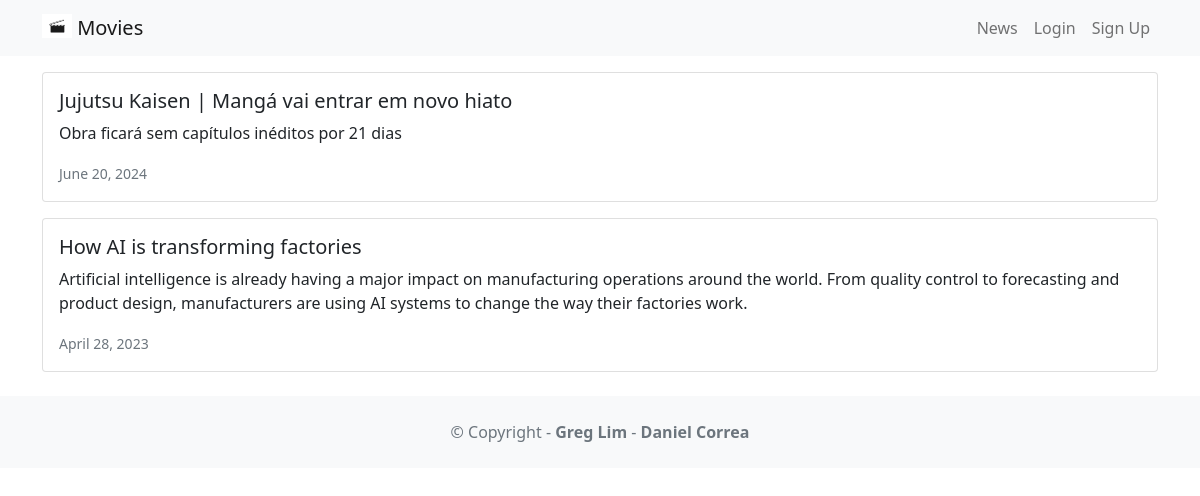
Page /news/ on the committed database.
### news/models.py (models this page shows, shortened)
class News(models.Model):
    headline = models.CharField(max_length=200)
    body = models.TextField()
    date = models.DateField()

### news/views.py (the view)
# urls.py: path('news/', include('news.urls')),
def news(request):
    newss = News.objects.all().order_by('-date')
    return render(request, 'news.html', {'newss':newss})

### news/templates/news.html
{% extends 'base.html' %}
{% block content %}
        {% for news in newss %}
            <div class="card mb-3">
                <div class="row g-0">
                <div>
                    <div class="card-body">
                        <h5 class="card-title">{{ news.headline }}</h5>
                        <p class="card-text">{{ news.body }}</p>
                        <p class="card-text"><small class="text-muted">
                            {{ news.date }}
                        </small></p>
                    </div>
                </div>
            </div>
        </div>
    {% endfor %}
{% endblock content %}

### rows in the picture
News: headline "Jujutsu Kaisen | Mangá vai entrar em novo hiato", body "Obra ficará sem capítulos inéditos por 21 dias", date "June 20, 2024"
News: headline "How AI is transforming factories", body "Artificial intelligence is already having a major impact on manufacturing operations around the world. From quality control to forecasting and product design, manufacturers are using AI systems to change the way their factories work.", date "April 28, 2023"
